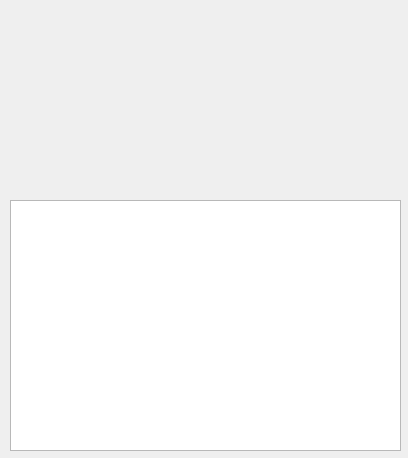
<?xml version="1.0" encoding="UTF-8"?>
<ui version="4.0">
 <class>account_naver</class>
 <widget class="QWidget" name="account_naver">
  <property name="geometry">
   <rect>
    <x>0</x>
    <y>0</y>
    <width>408</width>
    <height>458</height>
   </rect>
  </property>
  <property name="minimumSize">
   <size>
    <width>408</width>
    <height>458</height>
   </size>
  </property>
  <property name="windowTitle">
   <string>Form</string>
  </property>
  <widget class="QListView" name="listView">
   <property name="geometry">
    <rect>
     <x>10</x>
     <y>200</y>
     <width>391</width>
     <height>251</height>
    </rect>
   </property>
  </widget>
 </widget>
 <resources/>
 <connections/>
</ui>
